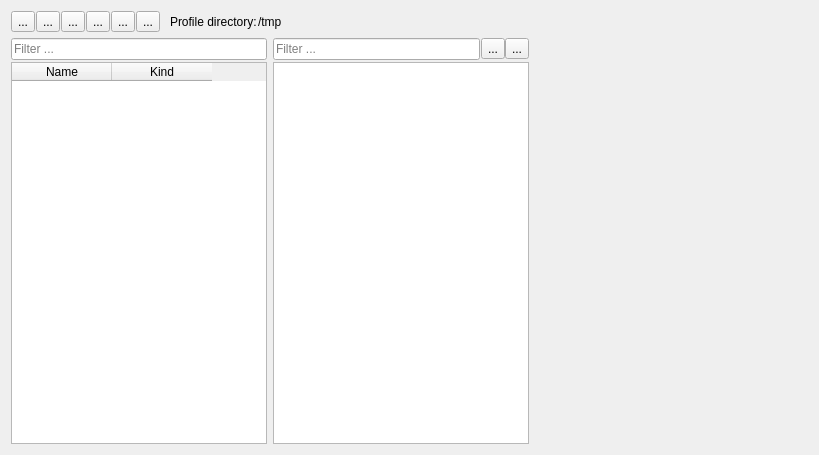
<?xml version="1.0" encoding="UTF-8"?>
<ui version="4.0">
 <class>ColorProfileEditor</class>
 <widget class="QWidget" name="ColorProfileEditor">
  <property name="geometry">
   <rect>
    <x>0</x>
    <y>0</y>
    <width>819</width>
    <height>455</height>
   </rect>
  </property>
  <property name="windowTitle">
   <string>Form</string>
  </property>
  <layout class="QVBoxLayout" name="verticalLayout_3">
   <item>
    <layout class="QHBoxLayout" name="horizontalLayout_3">
     <property name="spacing">
      <number>1</number>
     </property>
     <item>
      <widget class="QToolButton" name="toolButton_8">
       <property name="toolTip">
        <string>Create a new profile</string>
       </property>
       <property name="text">
        <string>...</string>
       </property>
       <property name="icon">
        <iconset theme="document-new">
         <normaloff/>
        </iconset>
       </property>
       <property name="shortcut">
        <string>Ctrl+N</string>
       </property>
      </widget>
     </item>
     <item>
      <widget class="QToolButton" name="toolButton_3">
       <property name="toolTip">
        <string>Import a profile from disk</string>
       </property>
       <property name="text">
        <string>...</string>
       </property>
       <property name="icon">
        <iconset theme="document-open">
         <normaloff/>
        </iconset>
       </property>
       <property name="shortcut">
        <string>Ctrl+O</string>
       </property>
      </widget>
     </item>
     <item>
      <widget class="QToolButton" name="toolButton_5">
       <property name="toolTip">
        <string>Save profile</string>
       </property>
       <property name="text">
        <string>...</string>
       </property>
       <property name="icon">
        <iconset theme="document-save">
         <normaloff/>
        </iconset>
       </property>
       <property name="shortcut">
        <string>Ctrl+S</string>
       </property>
      </widget>
     </item>
     <item>
      <widget class="QToolButton" name="toolButton_6">
       <property name="toolTip">
        <string>Save profile under a new profile name</string>
       </property>
       <property name="text">
        <string>...</string>
       </property>
       <property name="icon">
        <iconset theme="document-save-as">
         <normaloff/>
        </iconset>
       </property>
      </widget>
     </item>
     <item>
      <widget class="QToolButton" name="toolButton_9">
       <property name="toolTip">
        <string>Remove the selected profile</string>
       </property>
       <property name="text">
        <string>...</string>
       </property>
       <property name="icon">
        <iconset theme="edit-delete">
         <normaloff/>
        </iconset>
       </property>
      </widget>
     </item>
     <item>
      <widget class="QToolButton" name="toolButton_7">
       <property name="toolTip">
        <string>Revert modifications made on the selected profile</string>
       </property>
       <property name="text">
        <string>...</string>
       </property>
       <property name="icon">
        <iconset theme="document-revert">
         <normaloff/>
        </iconset>
       </property>
      </widget>
     </item>
     <item>
      <widget class="QLabel" name="label">
       <property name="text">
        <string>Profile directory:</string>
       </property>
       <property name="margin">
        <number>0</number>
       </property>
       <property name="indent">
        <number>9</number>
       </property>
      </widget>
     </item>
     <item>
      <widget class="QLabel" name="profileDirectoryLabel">
       <property name="text">
        <string>&lt;a href=&quot;file:///tmp&quot;&gt;/tmp&lt;/a&gt;</string>
       </property>
       <property name="openExternalLinks">
        <bool>true</bool>
       </property>
      </widget>
     </item>
     <item>
      <spacer name="horizontalSpacer">
       <property name="orientation">
        <enum>Qt::Horizontal</enum>
       </property>
       <property name="sizeHint" stdset="0">
        <size>
         <width>40</width>
         <height>20</height>
        </size>
       </property>
      </spacer>
     </item>
    </layout>
   </item>
   <item>
    <layout class="QHBoxLayout" name="horizontalLayout">
     <item>
      <layout class="QVBoxLayout" name="verticalLayout">
       <property name="spacing">
        <number>2</number>
       </property>
       <item>
        <layout class="QHBoxLayout" name="horizontalLayout_2">
         <item>
          <widget class="QLineEdit" name="profileFilter">
           <property name="sizePolicy">
            <sizepolicy hsizetype="Ignored" vsizetype="Fixed">
             <horstretch>0</horstretch>
             <verstretch>0</verstretch>
            </sizepolicy>
           </property>
           <property name="inputMask">
            <string/>
           </property>
           <property name="placeholderText">
            <string>Filter ...</string>
           </property>
           <property name="clearButtonEnabled">
            <bool>true</bool>
           </property>
          </widget>
         </item>
        </layout>
       </item>
       <item>
        <widget class="QTableWidget" name="profileTable">
         <property name="sizePolicy">
          <sizepolicy hsizetype="Fixed" vsizetype="Expanding">
           <horstretch>0</horstretch>
           <verstretch>0</verstretch>
          </sizepolicy>
         </property>
         <property name="alternatingRowColors">
          <bool>true</bool>
         </property>
         <column>
          <property name="text">
           <string>Name</string>
          </property>
         </column>
         <column>
          <property name="text">
           <string>Kind</string>
          </property>
         </column>
        </widget>
       </item>
      </layout>
     </item>
     <item>
      <layout class="QVBoxLayout" name="verticalLayout_2">
       <property name="spacing">
        <number>2</number>
       </property>
       <item>
        <layout class="QHBoxLayout" name="horizontalLayout_5">
         <property name="spacing">
          <number>1</number>
         </property>
         <item>
          <widget class="QLineEdit" name="colorFilter">
           <property name="sizePolicy">
            <sizepolicy hsizetype="Ignored" vsizetype="Fixed">
             <horstretch>0</horstretch>
             <verstretch>0</verstretch>
            </sizepolicy>
           </property>
           <property name="inputMask">
            <string/>
           </property>
           <property name="text">
            <string/>
           </property>
           <property name="placeholderText">
            <string>Filter ...</string>
           </property>
           <property name="clearButtonEnabled">
            <bool>true</bool>
           </property>
          </widget>
         </item>
         <item>
          <layout class="QHBoxLayout" name="horizontalLayout_4">
           <property name="spacing">
            <number>0</number>
           </property>
           <property name="sizeConstraint">
            <enum>QLayout::SetMaximumSize</enum>
           </property>
           <property name="topMargin">
            <number>0</number>
           </property>
           <item>
            <widget class="QToolButton" name="toolButton_2">
             <property name="toolTip">
              <string>Expand all</string>
             </property>
             <property name="text">
              <string>...</string>
             </property>
             <property name="icon">
              <iconset theme="list-add">
               <normaloff/>
              </iconset>
             </property>
            </widget>
           </item>
           <item>
            <widget class="QToolButton" name="toolButton">
             <property name="toolTip">
              <string>Collapse all</string>
             </property>
             <property name="text">
              <string>...</string>
             </property>
             <property name="icon">
              <iconset theme="list-remove">
               <normaloff/>
              </iconset>
             </property>
            </widget>
           </item>
          </layout>
         </item>
        </layout>
       </item>
       <item>
        <widget class="QTreeWidget" name="colorTree">
         <property name="sizePolicy">
          <sizepolicy hsizetype="Fixed" vsizetype="Expanding">
           <horstretch>0</horstretch>
           <verstretch>0</verstretch>
          </sizepolicy>
         </property>
         <property name="sizeAdjustPolicy">
          <enum>QAbstractScrollArea::AdjustIgnored</enum>
         </property>
         <property name="rootIsDecorated">
          <bool>true</bool>
         </property>
         <attribute name="headerVisible">
          <bool>false</bool>
         </attribute>
         <column>
          <property name="text">
           <string>Color</string>
          </property>
         </column>
        </widget>
       </item>
      </layout>
     </item>
     <item>
      <widget class="ColorWidget" name="colorWidget" native="true">
       <property name="minimumSize">
        <size>
         <width>200</width>
         <height>0</height>
        </size>
       </property>
      </widget>
     </item>
     <item>
      <spacer name="horizontalSpacer_2">
       <property name="orientation">
        <enum>Qt::Horizontal</enum>
       </property>
       <property name="sizeHint" stdset="0">
        <size>
         <width>40</width>
         <height>20</height>
        </size>
       </property>
      </spacer>
     </item>
    </layout>
   </item>
  </layout>
 </widget>
 <customwidgets>
  <customwidget>
   <class>ColorWidget</class>
   <extends>QWidget</extends>
   <header>utils/widgets/colorwidget.h</header>
   <container>1</container>
  </customwidget>
 </customwidgets>
 <resources/>
 <connections/>
</ui>
